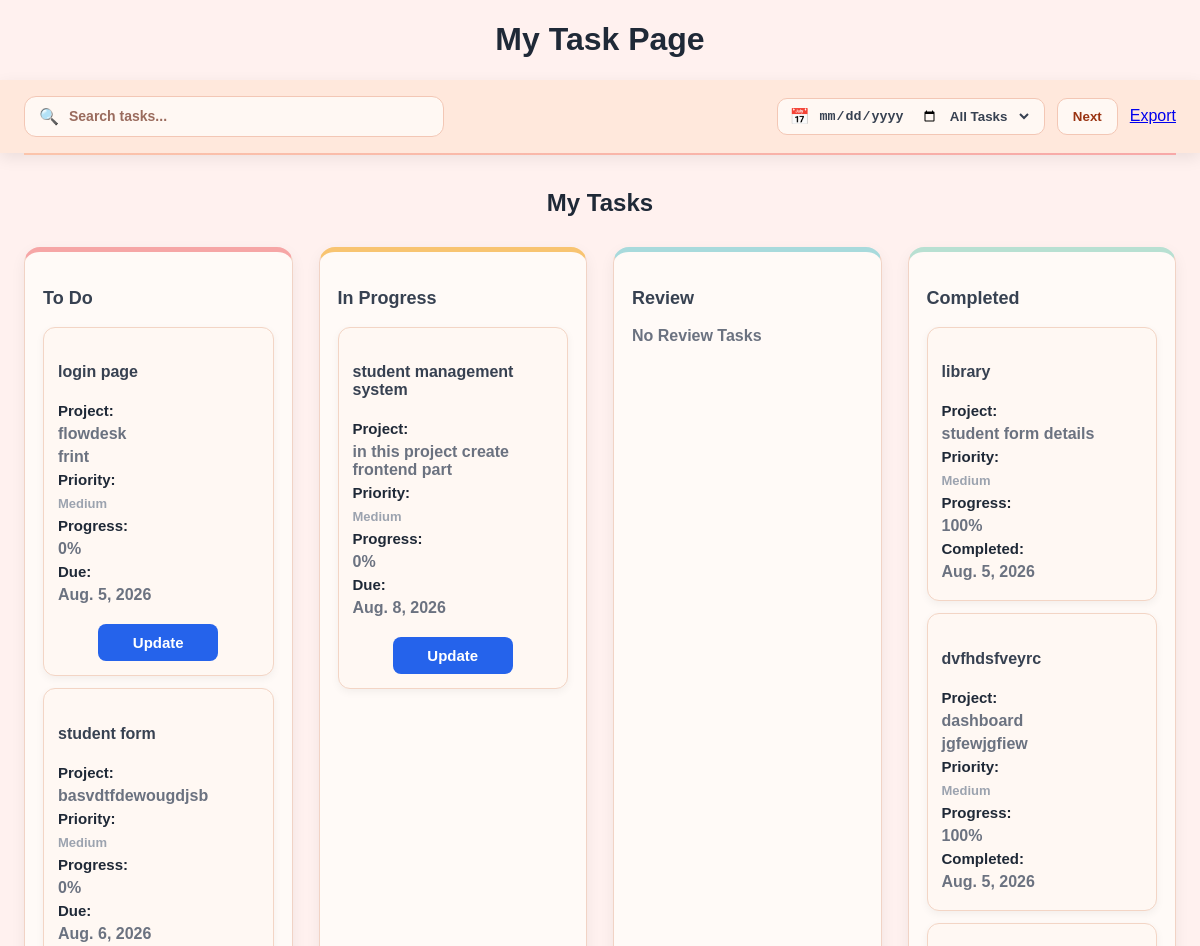
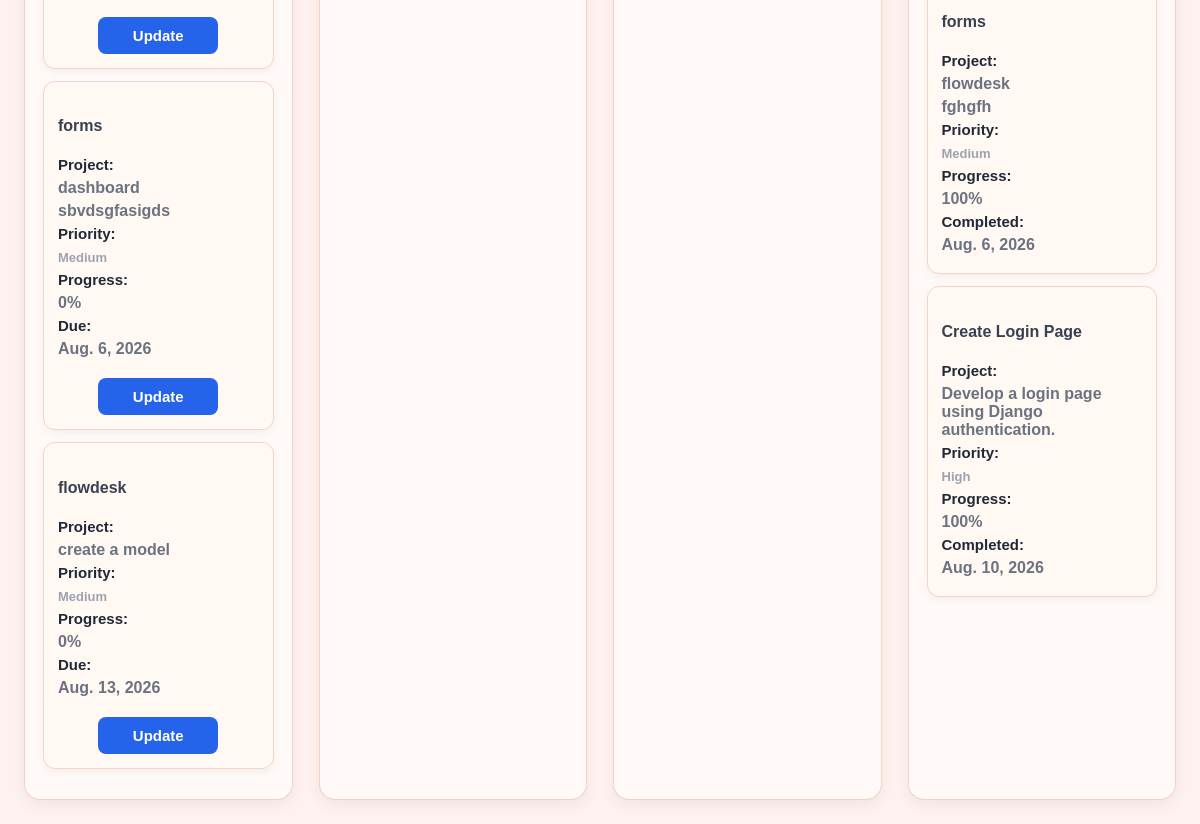
Screenshot of /dashboard/mytask/ (signed in) with the database file from the repository (2 pictures, top to bottom).
### tasks/models.py (models this page shows, shortened)
class Task(models.Model):
    PRIORITY = [
        ("Low", "Low"),
        ("Medium", "Medium"),
        ("High", "High"),
    ]
    STATUS = [
        ("Pending", "Pending"),
        ("In Progress", "In Progress"),
        ("Review", "Review"),
        ("Completed", "Completed"),
    ]
    APPROVAL_STATUS = [
        ("Pending", "Pending"),
        ("Approved", "Approved"),
        ("Rejected", "Rejected"),
    ]
    project = models.ForeignKey(
        Project,
        on_delete=models.CASCADE,
        related_name="project_tasks",
        null=True,
        blank=True
    )
    employee = models.ForeignKey(
        Employee,
        on_delete=models.CASCADE,
        related_name="employee_tasks"
    )
    assigned_by = models.ForeignKey(
        User,
        on_delete=models.SET_NULL,
        null=True,
        blank=True,
        related_name="created_tasks"
    )
    title = models.CharField(
        max_length=200
    )
    description = models.TextField(
        blank=True,
        null=True
    )
    priority = models.CharField(
        max_length=20,
        choices=PRIORITY,
        default="Medium"
    )
    status = models.CharField(
        max_length=30,
        choices=STATUS,
        default="Pending"
    )
    due_date = models.DateField()
    start_time = models.TimeField(
        blank=True,
        null=True
    )
    end_time = models.TimeField(
        blank=True,
        null=True
    )
    progress = models.PositiveIntegerField(
        default=0,
        validators=[
            MaxValueValidator(100)
        ]
    )
    employee_comment = models.TextField(
        blank=True,
        null=True
    )
    attachment = models.FileField(
        upload_to="task_files/",
        blank=True,
        null=True
    )
    approval_status = models.CharField(
        max_length=20,
        choices=APPROVAL_STATUS,
        default="Pending"
    )
    manager_comment = models.TextField(
        blank=True,
        null=True
    )
    approved_at = models.DateTimeField(
        blank=True,
        null=True
    )
    created_at = models.DateTimeField(
        auto_now_add=True
    )
    updated_at = models.DateTimeField(
        auto_now=True
    )
    class Meta:
        ordering = [
            "due_date"
        ]
        verbose_name = "Task"
        verbose_name_plural = "Tasks"

### projects/models.py (models this page shows, shortened)
class Project(models.Model):
    STATUS_CHOICES = (
        ('pending', 'Pending'),
        ('in_progress', 'In Progress'),
        ('completed', 'Completed'),
    )
    PROJECT_TYPE = (
        ('Project', 'Project'),
        ('Task', 'Task'),
    )
    project_type = models.CharField(
        max_length=20,
        choices=PROJECT_TYPE,
        default='Project'
    )
    project_name = models.CharField(max_length=200)
    description = models.TextField(
        blank=True,
        null=True
    )
    employee = models.ForeignKey(
        User,
        on_delete=models.CASCADE,
        related_name="projects",
        null=True,
        blank=True,
    )
    role = models.CharField(
        max_length=100,
        null=True,
        blank=True,
    )
    progress = models.IntegerField(default=0)
    status = models.CharField(
        max_length=20,
        choices=STATUS_CHOICES,
        default='pending'
    )
    start_date = models.DateField()
    end_date = models.DateField(
        blank=True,
        null=True
    )
    created_at = models.DateTimeField(
        default=timezone.now
    )

### dashboard/views.py (the view)
# urls.py: path("mytask/", views.mytask, name="mytask"),
@login_required(login_url="login")
def mytask(request):
    employee = get_object_or_404(
        Employee,
        user=request.user
    )
    pending_tasks = Task.objects.filter(
        employee=employee,
        status="Pending"
    )
    progress_tasks = Task.objects.filter(
        employee=employee,
        status="In Progress"
    )
    review_tasks = Task.objects.filter(
        employee=employee,
        status="Review"
    )
    completed_tasks = Task.objects.filter(
        employee=employee,
        status="Completed"
    )
    context = {
        "pending_tasks": pending_tasks,
        "progress_tasks": progress_tasks,
        "review_tasks": review_tasks,
        "completed_tasks": completed_tasks,
    }
    return render(
        request,
        "tasks/mytask.html",
        context
    )

### tasks/templates/tasks/MyTask.html (shortened to what this page needs)
{% load static %}
<!DOCTYPE html>
<html lang="en">
<head>
    <link rel="stylesheet" href="{% static 'tasks/css/style.css' %}">
</head>
<body>
<h1>My Task Page</h1>
<nav class="navbar">
    <div class="search-box">
        <span>🔍</span>
        <input type="text" id="searchInput" placeholder="Search tasks...">
    </div>
    <div class="nav-actions">
        <div class="date-filter">
            <label for="taskDate">📅</label>
            <input type="date" id="taskDate">
            <select id="viewFilter">
                <option value="all">All Tasks</option>
            </select>
        </div>
        <button class="nav-btn" type="button">Next</button>
        <a href="{% url 'export' %}" class="btn btn-success">
            Export
        </a>
    </div>
</nav>
<div class="divider"></div>
<section class="work-stage">
    <h2>My Tasks</h2>
    <div class="board">
        <div class="column to-do">
            <h3>To Do</h3>
            {% for task in pending_tasks %}
                <div
                    class="task-card"
                    data-date="{{ task.due_date|date:'Y-m-d' }}"
                    data-title="{{ task.title|lower }}"
                >
                    <h4>{{ task.title }}</h4>
                    <p>
                        <strong>Project:</strong>
                        {{ task.project.project_name }}
                    </p>
                    <p>{{ task.description|truncatechars:80 }}</p>
                    <p>
                        <strong>Priority:</strong>
                        <span class="priority {{ task.priority|lower }}">
                            {{ task.priority }}
                        </span>
                    </p>
                    <p>
                        <strong>Progress:</strong>
                        {{ task.progress }}%
                    </p>
                    <p>
                        <strong>Due:</strong>
                        {{ task.due_date }}
                    </p>
                    <a href="{% url 'update_task' task.id %}" class="update-btn">
                        Update
                    </a>
                </div>
            {% empty %}
                <p class="empty-msg">No Pending Tasks</p>
            {% endfor %}
        </div>
        <div class="column in-progress">
            <h3>In Progress</h3>
            {% for task in progress_tasks %}
                <div
                    class="task-card"
                    data-date="{{ task.due_date|date:'Y-m-d' }}"
                    data-title="{{ task.title|lower }}"
                >
                    <h4>{{ task.title }}</h4>
                    <p>
                        <strong>Project:</strong>
                    </p>
                    <p>{{ task.description|truncatechars:80 }}</p>
                    <p>
                        <strong>Priority:</strong>
                        <span class="priority {{ task.priority|lower }}">
                            {{ task.priority }}
                        </span>
                    </p>
                    <p>
                        <strong>Progress:</strong>
                        {{ task.progress }}%
                    </p>
                    <p>
                        <strong>Due:</strong>
                        {{ task.due_date }}
                    </p>
                    <a href="{% url 'update_task' task.id %}" class="update-btn">
                        Update
                    </a>
                </div>
            {% empty %}
                <p class="empty-msg">No Tasks</p>
            {% endfor %}
        </div>
        <div class="column review">
            <h3>Review</h3>
            {% for task in review_tasks %}
                <div
                    class="task-card"
                    data-date="{{ task.due_date|date:'Y-m-d' }}"
                    data-title="{{ task.title|lower }}"
                >
                    <h4>{{ task.title }}</h4>
                    <p>
                        <strong>Project:</strong>
                        {{ task.project.project_name }}
                    </p>
                    <p>{{ task.description|truncatechars:80 }}</p>
                    <p>
                        <strong>Priority:</strong>
                        <span class="priority {{ task.priority|lower }}">
                            {{ task.priority }}
                        </span>
                    </p>
                    <p>
                        <strong>Progress:</strong>
                        {{ task.progress }}%
                    </p>
                    <div class="progress-bar">
                        <div
                            class="progress-fill"
                            data-progress="{{ task.progress|default:0 }}"
                        ></div>
                    </div>
                    <p>
                        <strong>Due:</strong>
                        {{ task.due_date }}
                    </p>
                    <a href="{% url 'update_task' task.id %}" class="update-btn">
                        Update
                    </a>
                </div>
            {% empty %}
                <p class="empty-msg">No Review Tasks</p>
            {% endfor %}
        </div>
        <div class="column completed">
            <h3>Completed</h3>
            {% for task in completed_tasks %}
                <div
                    class="task-card"
                    data-date="{{ task.due_date|date:'Y-m-d' }}"
                    data-title="{{ task.title|lower }}"
                >
                    <h4>{{ task.title }}</h4>
                    <p>
                        <strong>Project:</strong>
                        {{ task.project.project_name }}
                    </p>
                    <p>{{ task.description|truncatechars:80 }}</p>
                    <p>
                        <strong>Priority:</strong>
                        <span class="priority {{ task.priority|lower }}">
                            {{ task.priority }}
                        </span>
                    </p>
                    <p>
                        <strong>Progress:</strong>
                        {{ task.progress }}%
                    </p>
                    <p>
                        <strong>Completed:</strong>
                        {{ task.due_date }}
                    </p>
                </div>
            {% empty %}
                <p class="empty-msg">No Completed Tasks</p>
            {% endfor %}
        </div>
    </div>
</section>
</body>
</html>

### tasks/static/tasks/css/style.css (style rules this page uses)
* { box-sizing: border-box; }
body { margin: 0; font-family: Arial, sans-serif; background-color: #FFF1EF !important; color: #374151; }
h1, h2 { color: #1f2937; font-weight: 800; text-align: center; }
.navbar { display: flex; justify-content: space-between; align-items: center; padding: 16px 24px; background: #FFE8DC; color: #374151; box-shadow: 0 5px 15px rgba(0,0,0,0.08); }
.search-box { display:flex; align-items:center; gap:8px; background:#FFF8F3 !important; border-radius:12px; padding:10px 14px; width:min(420px,60%); border:1px solid #F3C7B5; }
.search-box input { border:none; outline:none; background:transparent; width:100%; font-size:14px; color:#374151; font-weight:700; }
.search-box input::placeholder { color:#9a6b5d; font-weight:600; }
.nav-actions { display:flex; align-items:center; gap:12px; }
.date-filter { display:flex; align-items:center; gap:8px; background:#FFF8F3; padding:8px 12px; border-radius:10px; border:1px solid #F3C7B5; }
.date-filter input, .date-filter select { border:none; background:transparent; outline:none; color:#374151; font-weight:700; }
.nav-btn { border:none; padding:10px 15px; border-radius:10px; cursor:pointer; background:#FFF8F3; color:#9A3412; font-weight:800; border:1px solid #F3C7B5; }
.divider { height:2px; background:linear-gradient( 90deg, #FBC4AB, #F7A8A8 ); margin:0 24px 24px; }
.work-stage { padding:0 24px 24px; }
.work-stage h2 { font-size:24px; padding:10px; }
.board { display:grid; grid-template-columns: repeat(4,minmax(220px,1fr)); gap:26px; }
.column { background:#FFFAF7; border-radius:16px; padding:18px; min-height:220px; border:1px solid #F1D3C5; box-shadow: 0 5px 15px rgba(0,0,0,0.06); }
.column.to-do { border-top:5px solid #F6A6A6; }
.column.in-progress { border-top:5px solid #F8C471; }
.column.review { border-top:5px solid #A8DADC; }
.column.completed { border-top:5px solid #B8E0D2; }
.column h3 { color:#374151; font-size:18px; font-weight:800; }
.column p { color:#6B7280; font-weight:700; }
.task-card { background:#FFF8F3; border:1px solid #F3D5C5; border-radius:12px; padding:14px; margin-bottom:12px; box-shadow: 0 3px 8px rgba(0,0,0,0.05); }
.task-card strong { display:block; color:#1f2937; font-size:15px; font-weight:800; margin-bottom:6px; }
.task-card p { color:#6B7280; font-weight:600; margin:5px 0; }
.task-card span { color:#9CA3AF; font-size:13px; font-weight:600; }
.update-btn { display: block; width: 120px; margin: 20px auto 0; padding: 10px 20px; background-color: #2563eb; color: white; text-align: center; text-decoration: none; border-radius: 8px; font-size: 15px; font-weight: 600; transition: 0.3s ease; }

### rows the page displays
Task: title "login page", project.project_name "flowdesk", description "frint", priority "Medium", progress "0", due_date "Aug. 5, 2026"
Task: title "student form", description "basvdtfdewougdjsb", priority "Medium", progress "0", due_date "Aug. 6, 2026"
Task: title "forms", project.project_name "dashboard", description "sbvdsgfasigds", priority "Medium", progress "0", due_date "Aug. 6, 2026"
Task: title "flowdesk", description "create a model", priority "Medium", progress "0", due_date "Aug. 13, 2026"
Task: title "student management system", description "in this project create frontend part", priority "Medium", progress "0", due_date "Aug. 8, 2026"
Task: title "library", description "student form details", priority "Medium", progress "100", due_date "Aug. 5, 2026"
Task: title "dvfhdsfveyrc", project.project_name "dashboard", description "jgfewjgfiew", priority "Medium", progress "100", due_date "Aug. 5, 2026"
Task: title "forms", project.project_name "flowdesk", description "fghgfh", priority "Medium", progress "100", due_date "Aug. 6, 2026"
Task: title "Create Login Page", description "Develop a login page using Django authentication.", priority "High", progress "100", due_date "Aug. 10, 2026"
